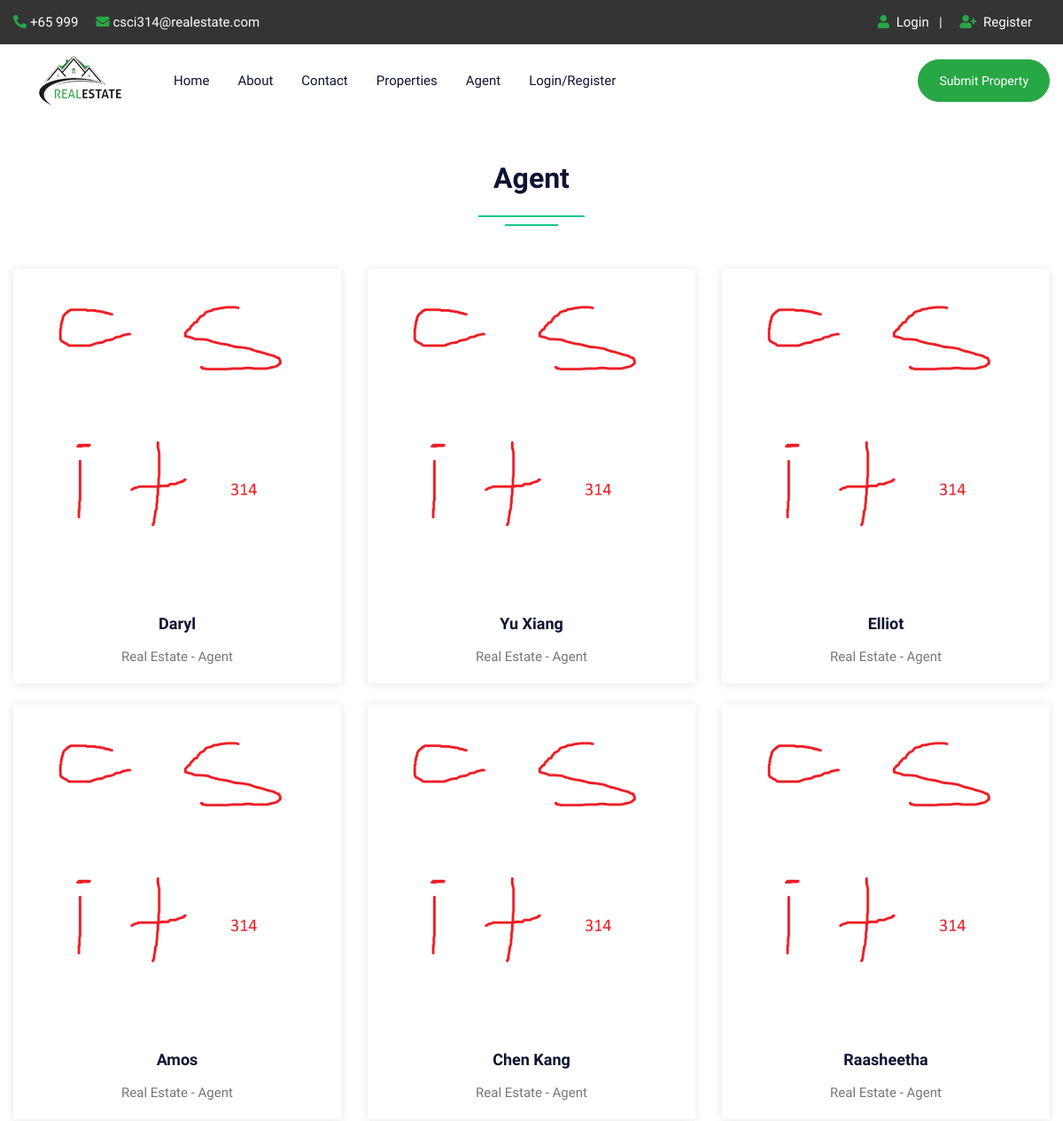
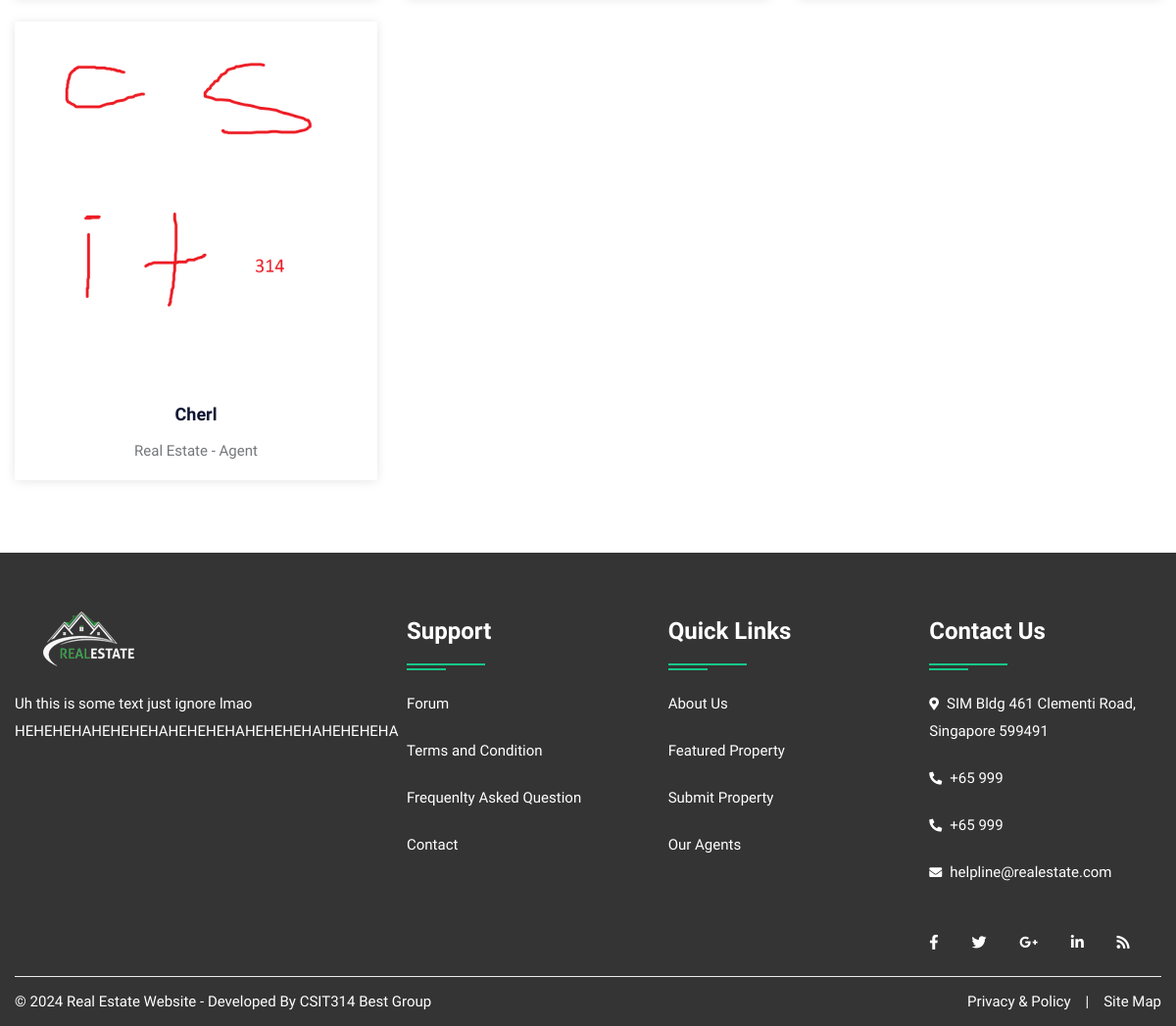
Page /agent.php on the committed database (2 pictures, top to bottom).
### tables this page shows
CREATE TABLE `user` (
  `uid` int(50) NOT NULL,
  `uname` varchar(100) NOT NULL,
  `uemail` varchar(100) NOT NULL,
  `uphone` varchar(20) NOT NULL,
  `upass` varchar(50) NOT NULL,
  `utype` varchar(50) NOT NULL,
  `uimage` varchar(300) NOT NULL
);

### agent.php (the view, shortened to what this page needs)
<!DOCTYPE html>
<html lang="en">
<head>
<link rel="stylesheet" type="text/css" href="css/bootstrap.min.css">
<link rel="stylesheet" type="text/css" href="css/bootstrap-slider.css">
<link rel="stylesheet" type="text/css" href="css/jquery-ui.css">
<link rel="stylesheet" type="text/css" href="css/layerslider.css">
<link rel="stylesheet" type="text/css" href="css/color.css" id="color-change">
<link rel="stylesheet" type="text/css" href="css/owl.carousel.min.css">
<link rel="stylesheet" type="text/css" href="css/font-awesome.min.css">
<link rel="stylesheet" type="text/css" href="fonts/flaticon/flaticon.css">
<link rel="stylesheet" type="text/css" href="css/style.css">
</head>
<body>
<div id="page-wrapper">
    <div class="row">
		<?php include("include/header.php");?>
        <div class="full-row">
            <div class="container">
				<div class="row">
                    <div class="col-lg-12">
                        <h2 class="text-secondary double-down-line text-center mb-5">Agent</h2>
                        </div>
                </div>
                <div class="row">
                    <?php
							$query=mysqli_query($con,"SELECT * FROM user WHERE utype='agent'");
								while($row=mysqli_fetch_array($query))
								{
                            ?>
                    <div class="col-md-6 col-lg-4">
                        <div class="hover-zoomer bg-white shadow-one mb-4">
                            <div class="overflow-hidden"> <img src="admin/user/<?php echo $row['6'];?>" alt="aimage"> </div>
                            <div class="py-3 text-center">
                                <h5 class="text-secondary hover-text-success"><a href="#"><?php echo $row['1'];?></a></h5>
                                <span>Real Estate - Agent</span> </div>
                        </div>
                    </div>
                    <?php } ?>
                </div>
            </div>
        </div>
		<?php include("include/footer.php");?>
    </div>
</div>
</body>
</html>

### css/color.css (style rules this page uses)
:root { --theme-ordinary-color: #74777b; }
:root { --theme-primary-color: #17c788; }
:root { --theme-secondary-color: #0d1432; }
:root { --theme-white-color: #fff; }
:root { --theme-light-color: #f8f8f8; }
:root { --theme-gray-color: #f5f5f5; }
:root { --theme-footer-color: #091b4b; }
:root { --theme-dark-color: #091b4b; }
:root { --text-light-color: #a3a7af; }
:root { --theme-primary-opacity-color: rgba(11, 191, 141, .8); }
:root { --theme-secondary-opacity-color: rgba(13,20,50,0.7); }
:root { --theme-white-opacity-color: rgba(255, 255, 255, 0.3); }
:root { --theme-dark-opacity-color: rgba(0, 0, 0, 0.5); }
:root { --theme-ordinary-font: 'Muli', sans-serif; }
:root { --theme-highlight-font: 'Comfortaa', cursive; }

### css/style.css (style rules this page uses)
.container, .container-fluid { transition: all 0.6s ease 0s; -moz-transition: all 0.6s ease 0s; -webkit-transition: all 0.6s ease 0s; -o-transition: all 0.6s ease 0s; }
#page-wrapper { padding-left: 15px; padding-right: 15px; background-color: #fff; overflow: hidden !important; position: relative; }
.text-ordinary, a.text-ordinary, .text-ordinary a, body, .dropdown-item, .footer-widget li a, .text-ordinary .jslider .jslider-label, .breadcrumb-item > a, .list-text-white a.dropdown-item { color: var(--theme-ordinary-color); }
.text-secondary, .text-secondary a, a.text-secondary, a.hover-text-secondary:hover, .hover-text-secondary:hover, .hover-text-secondary a:hover { color: var(--theme-secondary-color) !important; }
[class*="double-down-line"]::before, [class*="double-down-line"]::after { background-color: var(--theme-primary-color); }
.hover-shadow:hover, .shadow-one { -webkit-box-shadow: 0px 1px 10px 0px rgba(0, 0, 0, 0.1); -moz-box-shadow: 0px 1px 10px 0px rgba(0, 0, 0, 0.1); box-shadow: 0px 1px 10px 0px rgba(0, 0, 0, 0.1); }
.x-center, .double-down-line::before, .double-down-line::after, .bg-shape::before, .bg-shape::after { left: 50%; -moz-transform: translateX(-50%); -webkit-transform: translateX(-50%); -o-transform: translateX(-50%); -ms-transform: translateX(-50%); transform: translateX(-50%); }
.transation-3s, .transation-3s:hover, .hover-zoomer img, .hover-bg-white, a, a:hover, .btn, .btn:hover, .radio-check label, .message-list li .message-action, .timeline-item .circle, .timeline-item .date-time, .clip-item .fa-times { -moz-transition: all 300ms ease-in-out 0s; -webkit-transition: all 300ms ease-in-out 0s; -o-transition: all 300ms ease-in-out 0s; -ms-transition: all 300ms ease-in-out 0s; transition: all 300ms ease-in-out 0s; }
body { font-family: var(--theme-ordinary-font); font-size: 15px; line-height: 28px; }
h1, .h1, h2, .h2, h3, .h3, h4, .h4, h5, .h5, h6, .h6 { font-family: var(--theme-highlight-font); font-weight: 700; }
h5 { font-size: 18px; line-height: 30px; }
a, a:hover, .btn-link, .btn-link:hover { text-decoration: none; cousor: pointer; }
img { width: 100%; }
.full-row { position: relative; width: 100%; padding: 50px 0; }
[class*="double-down-line"] { position: relative; padding-bottom: 35px; }
[class*="double-down-line"]::before, [class*="double-down-line"]::after { content: ""; height: 2px; position: absolute; }
[class*="double-down-line"]::before { width: 120px; bottom: 10px; }
[class*="double-down-line"]::after { width: 60px; bottom: 0; }
.hover-zoomer img { -webkit-transform: scale(1); -moz-transform: scale(1); -o-transform: scale(1); -ms-transform: scale(1); transform: scale(1); }
::placeholder { font: var(--theme-ordinary-font); font-size: 15px; font-weight: 400; color: #fff; }

### rows in the picture
user: uimage (picture), uname "Daryl"
user: uimage (picture), uname "Yu Xiang"
user: uimage (picture), uname "Elliot"
user: uimage (picture), uname "Amos"
user: uimage (picture), uname "Chen Kang"
user: uimage (picture), uname "Raasheetha"
user: uimage (picture), uname "Cherl"
